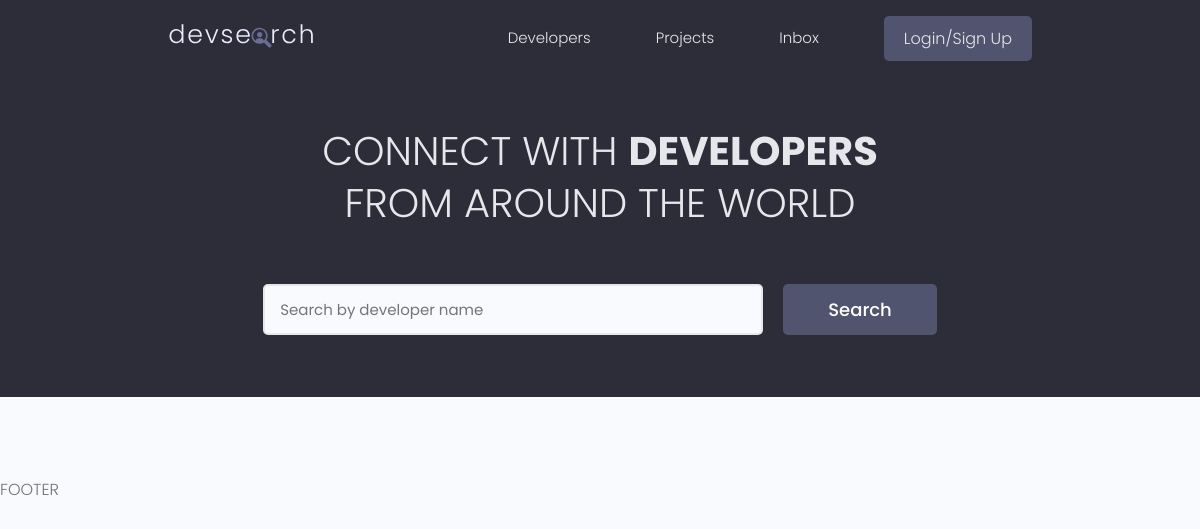
The app's page /, older data.
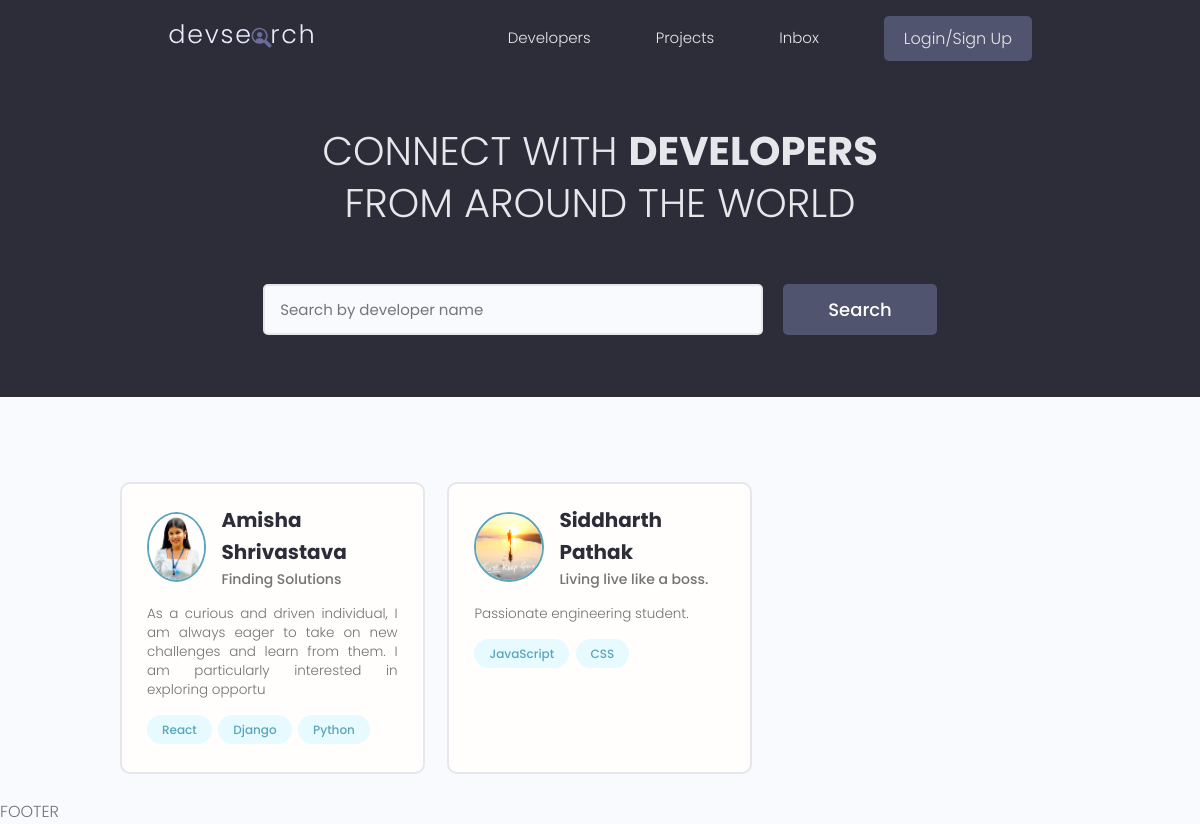
The same page, newer data.
### users/models.py (models this page shows, shortened)
class Profile(models.Model):
    user = models.OneToOneField(User, on_delete=models.CASCADE, null=True, blank=True)
    name = models.CharField(max_length=200, blank=True, null=True) #character field need max length
    email = models.EmailField(max_length=500, blank=True, null=True)
    username = models.CharField(max_length=200, blank=True, null=True)
    location = models.CharField(max_length=200, blank=True, null=True)
    short_intro = models.CharField(max_length=200, blank=True, null=True)
    bio = models.TextField(blank=True, null=True)
    profile_image = models.ImageField(null=True, blank=True, upload_to='profiles/', default='profiles/user-default.png') #requires image processig library pillow by default image goes to static folder
    social_github = models.CharField(max_length=200, blank=True, null=True)
    social_linkedin = models.CharField(max_length=200, blank=True, null=True)
    social_website = models.CharField(max_length=200, blank=True, null=True)
    social_twitter = models.CharField(max_length=200, blank=True, null=True)
    created = models.DateTimeField(auto_now_add=True)
    id = models.UUIDField(default=uuid.uuid4, unique=True, primary_key=True, editable=False)

class Skill(models.Model):
    owner = models.ForeignKey(Profile, on_delete=models.CASCADE)
    name = models.CharField(max_length=200, blank=True, null=True) #character field need max length
    description = models.TextField(blank=True, null=True)
    created = models.DateTimeField(auto_now_add=True)
    id = models.UUIDField(default=uuid.uuid4, unique=True, primary_key=True, editable=False)
    def __str__(self):
        return str(self.name) #cant use anything except string

### users/views.py (the view)
# urls.py: path('',views.profiles, name="profiles"),
def profiles(request):
    profiles = Profile.objects.all()
    context = {'profiles':profiles}
    return render(request, 'users/profiles.html', context)

### users/templates/users/profiles.html (shortened to what this page needs)
{% extends "main.html"%}
{% block content%}
  <main class="home">
    <section class="hero-section text-center">
      <div class="container container--narrow">
        <div class="hero-section__box">
          <h2>CONNECT WITH <span>DEVELOPERS</span></h2>
          <h2>FROM AROUND THE WORLD</h2>
        </div>
        <div class="hero-section__search">
          <form class="form" action="#" method="get">
            <div class="form__field">
              <input class="input input--text" id="formInput#search" type="text" name="text"
                placeholder="Search by developer name" />
            </div>
            <input class="btn btn--sub btn--lg" type="submit" value="Search" />
          </form>
        </div>
      </div>
    </section>
    <section class="devlist">
      <div class="container">
        <div class="grid grid--three">
        {% for profile in profiles%}
          <div class="column card">
            <div class="dev">
              <a href="{% url 'user-profile' profile.id%}" class="card__body">
                <div class="dev__profile">
                  <img class="avatar avatar--md" src="{{profile.profile_image.url}}" alt="image" />
                  <div class="dev__meta">
                    <h3>{{profile.name}}</h3>
                    <h5>{{profile.short_intro|slice:"60"}}</h5>
                  </div>
                </div>
                <p class="dev__info">
                  {{profile.bio|slice:"150"}}
                </p>
                <div class="dev__skills">
                  {% for skill in profile.skill_set.all|slice:"5" %}
                  <span class="tag tag--pill tag--main">
                    <small>{{skill}}</small>
                  </span>
                  {% endfor %}
                </div>
              </a>
            </div>
          </div>
          {% endfor %}
        </div>
      </div>
    </section>
  </main>
  {% endblock %}

### templates/main.html (shortened to what this page needs)
<!DOCTYPE html>
{% load static %}
<html>
<head>
    <link rel="stylesheet" href="https://cdnjs.cloudflare.com/ajax/libs/highlight.js/10.7.2/styles/default.min.css">
    <link rel="stylesheet" href="{% static 'uikit/styles/uikit.css' %}" />
    <link rel="stylesheet" href="{% static 'styles/app.css' %}" />
</head>
<body>
    {% include 'navbar.html' %}
    {% block content %}
    {% endblock content %}
    <p>FOOTER</p>
</body>
</html>

### templates/navbar.html (shortened to what this page needs)
{% load static %}
<header class="header">
    <div class="container container--narrow">
      <a href="{% url 'profiles' %}" class="header__logo">
        <img src="{% static 'images/logo.svg' %}" alt="DevSearch Logo" />
      </a>
      <nav class="header__nav">
        <ul class="header__menu">
          <li class="header__menuItem"><a href="{% url 'profiles' %}">Developers</a></li>
          <li class="header__menuItem"><a href="{% url 'projects' %}">Projects</a></li>
          <li class="header__menuItem"><a href="">Inbox</a></li>
          {% if request.user.is_authenticated %}
          <li class="header__menuItem"><a href="{% url 'create-project'%}">Add Projects</a></li>
          <li class="header__menuItem"><a href="{% url 'logout'%}" class="btn btn--sub">Logout</a></li>
          {% else %}
          <li class="header__menuItem"><a href="{% url 'login'%}" class="btn btn--sub">Login/Sign Up</a></li>
          {% endif %}
        </ul>
      </nav>
    </div>
  </header>

### static/styles/app.css (style rules this page uses)
:root { --color-sub: #2d2d39; }
.btn--sub { background-color: var(--color-sub-light); }
.card { border: 2px solid var(--color-light); }
img { width: 100%; }
.header { position: sticky; z-index: 111; background-color: var(--color-sub); padding: 1.5rem 0; }
.header > .container { display: flex; justify-content: space-between; align-items: center; }
.header__logo > img { height: 3.8rem; }
.header__nav > ul { display: inline-flex; align-items: center; list-style: none; gap: 6.5rem; }
.header__menuItem > a { color: var(--color-light); font-weight: 300; }
.hero-section { height: 40vh; display: flex; align-items: center; background-color: var(--color-sub); }
.hero-section__box { margin-bottom: 4rem; }
.hero-section__box > h2, .hero-section__box > h2 > span { font-size: 4rem; color: var(--color-light); line-height: 1.3; text-transform: uppercase; }
.hero-section__box > h2 { font-weight: 300; }
.hero-section__box > h2 > span { font-weight: 700; }
.hero-section__search > .form { display: flex; align-items: center; justify-content: center; gap: 2rem; }
.hero-section__search > .form input.input--text { width: 50rem; }
.devlist { margin-top: 8rem; }
.devlist .grid { align-items: stretch; }
.devlist .dev .dev__profile { display: flex; align-items: center; gap: 1.5rem; }
.devlist .dev .dev__meta h3 { color: var(--color-sub); font-size: 2rem; font-weight: 700; }
.devlist .dev .dev__meta h5 { color: var(--color-text); font-size: 1.4rem; font-weight: 500; }
.devlist .dev .dev__info { margin: 1.5rem 0; font-size: 1.35rem; line-height: 1.4; text-align: justify; }

### static/uikit/styles/modules/_variables.css (style rules this page uses)
:root { --color-main: #5aa5b9; --color-main-light: #e6faff; --color-sub: #3f4156; --color-sub-light: #51546e; --color-sub-lighter: #ededfd; --color-text: #737373; --color-gray: #8b8b8b; --color-light: #e5e7eb; --color-light-gray: #767676; --color-bg: #f8fafd; --color-white: #fffefd; --color-white-light: #f3f3f3; --color-success: #359e64; --color-success-bg: #def8e8; --color-error: #fc4b0b; --color-error-bg: #fff2ee; --font-base: 'Poppins', arial, helvetica, 'Segoe UI', roboto, ubuntu, sans-serif; --font-monospace: 'Fira Code', 'Courier New', courier, monospace; --font-regular: 300; --font-medium: 500; --font-bold: 700; --generic-shadow: 1px 1px 5px #00000010; --generic-transition: all 0.3s ease-in-out; }

### static/uikit/styles/modules/_base.css (style rules this page uses)
* { margin: 0; padding: 0; box-sizing: border-box; text-rendering: optimizeLegibility; color: inherit; font-size: inherit; }
html { font-size: 50%; }
@media only screen and (min-width: 480px) { html { font-size: 56.25%; } }
@media only screen and (min-width: 1200px) { html { font-size: 62.5%; } }
body { line-height: 1.6; font-weight: 400; font-size: 1.5rem; color: var(--color-text); background-color: var(--color-bg); min-height: 100vh; }

### static/uikit/styles/modules/_typography.css (style rules this page uses)
* { font-family: var(--font-base); }
h2 { font-size: 3.6rem; font-weight: var(--font-bold); }
h3 { font-size: 3.2rem; font-weight: var(--font-medium); }
h5 { font-size: 2.4rem; font-weight: var(--font-medium); }
h5, h6 { font-weight: var(--font-regular); }
p, span, strong { font-size: 1.6rem; color: var(--color-text); font-weight: var(--font-regular); }
a { padding-bottom: 2px; text-decoration: none; display: inline-block; color: var(--color-main); font-weight: var(--font-medium); }

### static/uikit/styles/modules/_utilities.css (style rules this page uses)
.container { width: 92%; max-width: 165rem; margin: 0 auto; box-sizing: border-box; }
.container--narrow { width: 92%; max-width: 120rem; }
@media screen and (min-width: 1000px) { .container { width: 90%; } }
@media screen and (min-width: 1000px) { .container--narrow { width: 85%; } }
@media screen and (min-width: 1200px) { .container { width: 80%; } }
@media screen and (min-width: 1200px) { .container--narrow { width: 72%; } }
.text-center { text-align: center; }

### static/uikit/styles/modules/_avatar.css (style rules this page uses)
.avatar { border-radius: 50%; border: 2px solid var(--color-main); object-fit: cover; }
.avatar--md { height: 7rem; width: 7rem; }

### static/uikit/styles/modules/_button.css (style rules this page uses)
.btn { display: inline-block; position: relative; cursor: pointer; background-color: var(--color-light); font-weight: var(--font-medium); color: var(--color-sub); text-decoration: none; padding: 1rem 2rem; border-radius: 0.5rem; border: none; width: -webkit-fit-content; width: -moz-fit-content; width: fit-content; height: -webkit-fit-content; height: -moz-fit-content; height: fit-content; font-size: 1.6rem; outline-width: 0; outline-color: transparent; -webkit-backface-visibility: hidden; backface-visibility: hidden; transition: all 0.3s ease-in-out; }
.btn--sub { background-color: var(--color-sub); color: var(--color-white); }
.btn--lg { font-size: 1.8rem; padding: 1.2rem 4.5rem; }

Row changes from the older to the newer data that the page shows:
added Profile: profile_image (picture), name "Amisha Shrivastava", short_intro "Finding Solutions", bio "As a curious and driven individual, I am always eager to take on new challenges and learn from them. I am particularly interested in exploring opportu"
added Skill: name "React", shown under "Amisha Shrivastava"
added Skill: name "Django", shown under "Amisha Shrivastava"
added Skill: name "Python", shown under "Amisha Shrivastava"
added Profile: profile_image (picture), name "Siddharth Pathak", short_intro "Living live like a boss.", bio "Passionate engineering student."
added Skill: name "JavaScript", shown under "Siddharth Pathak"
added Skill: name "CSS", shown under "Siddharth Pathak"
